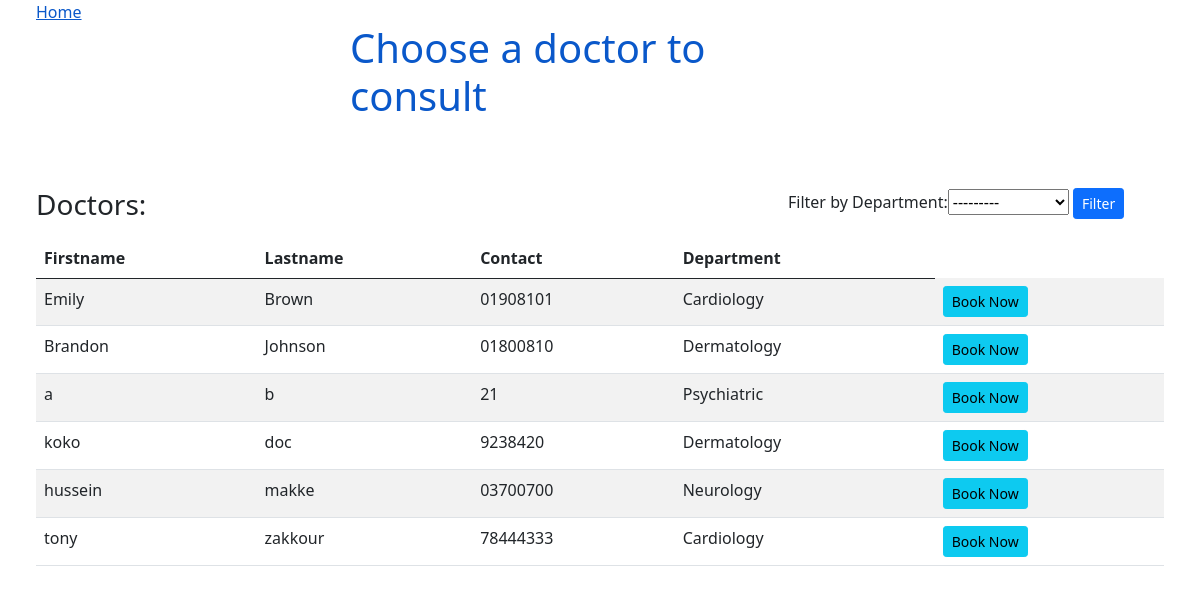
Page /listofdoctors on the earlier database version.
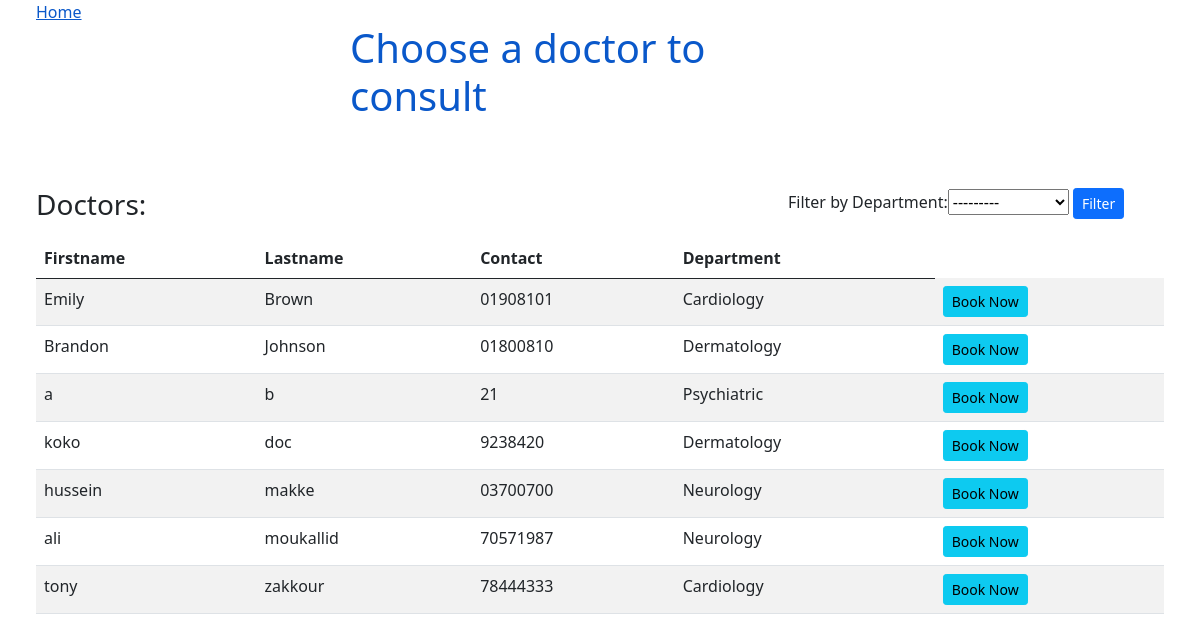
Same page on the later database version.
### appointments/models.py (models this page shows, shortened)
class Doctor(models.Model):
    Departments = [
        ("Cardiology", "Cardiology"),
        ("Neurology", "Neurology"),
        ("Dermatology", "Dermatology"),
        ("Cancer", "Cancer"),
        ("Psychiatric" , "Psychiatric")
    ]
    user = models.OneToOneField(User, on_delete=models.CASCADE ,null= True)
    firstname =models.CharField(max_length=200)
    lastname = models.CharField(max_length=200)
    address = models.CharField(max_length=200, null= True)
    mobile = models.CharField(max_length=100,null=True)
    department= models.CharField(max_length=100, choices= Departments)
    status = models.BooleanField(default=True)
    zoom_link = models.CharField(max_length= 300, null= True)

### listofdoctors/views.py (the view)
# urls.py: url('listofdoctors', views.listdoctors),
def listdoctors(request): #get all data from dbs
	doctors= Doctor.objects.order_by('lastname') #Organization.objects.all()
	if request.method == 'GET': #Filter
		doctorsFilter= DoctorFilter(request.GET, queryset=doctors)
		doctors= doctorsFilter.qs
	else:
		doctorsFilter= DoctorFilter()
	return render(request, 'doctors_list.html', {'doctors':doctors, 'doctorsFilter':doctorsFilter, 'user_type': 1, 'getPatient':{}})

### templates/doctors_list.html (shortened to what this page needs)
<!DOCTYPE html>
<html>
<head>
    <link href="https://cdn.jsdelivr.net/npm/bootstrap@5.0.0-beta3/dist/css/bootstrap.min.css" rel="stylesheet"
>
</head>
<body>
    <a href='/' style="padding: 3%;">Home</a>
    <div class="mx-auto" style="width: 500px;">
        {% if user_type == 1 %}
        <h1 style="color: #0a58ca;">Choose a doctor to consult</h1>
        {% else %}
        <h1 style="color: #0a58ca;">Search for a patient</h1>
        {% endif %}
    </div>
    <br>
    {% if user_type == 1 %}
    <div style="padding: 3%;">
        <div class="card-title row">
            <h3 class="col" style="display: !inline; margin-right: -20%; ">Doctors:</h3>
            <form method="GET" class="col" style="max-width: 400px;">
                Filter by
                {{ doctorsFilter.form }}
                <button class="btn btn-primary btn-sm" type="submit">Filter</button>
            </form>
        </div>
        {% if doctors.count > 0 %}
        <table class="table table-striped">
            <thead>
                <tr>
                    <th>Firstname</th>
                    <th>Lastname</th>
                    <th>Contact</th>
                    <th>Department</th>
                </tr>
            </thead>
            <tbody>
                {% for user in doctors %}
                <tr>
                    <td>{{ user.firstname }}</td>
                    <td>{{ user.lastname }}</td>
                    <td>{{ user.mobile }}</td>
                    <td>{{ user.department }}</td>
                    <td>
                        <a class="btn btn-info btn-sm" href="/appointment/booksystem/{{user.id}}">Book Now</a>
                    </td>
                </tr>
                {% endfor %}
            </tbody>
        </table>
        {% else %}
        <i>Empty</i>
        {% endif %}
    </div>
        {% endif %}
</body>
</html>

Differences in the rows shown:
added Doctor: firstname "ali", lastname "moukallid", mobile "70571987", department "Neurology"
